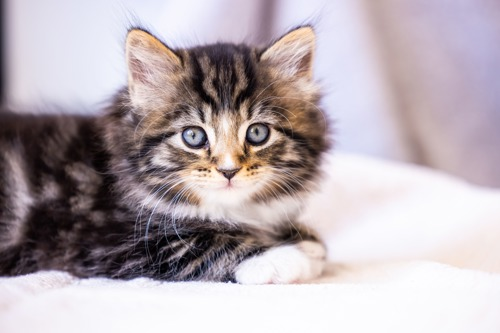
#> input picture photos/cat1.jpg, 500 x 333 px
$ python histogram.py
#> lines starting #> are read from the running program, lines starting #| are printed output that depends on the picture; after the words box and inside, x2 and y2 are one past the last pixel; in counts of white or black regions, pixels touching at a corner belong together
import cv2 as cv
import numpy as np
import matplotlib.pyplot as plt

img = cv.imread('photos/cat1.jpg')
#> img is the input picture: shape (333, 500, 3); mean B, G, R 177.9, 172.5, 183.2
cv.imshow('Cats', img)

blank = np.zeros(img.shape[:2], dtype='uint8')
cv.imshow('Blank', blank)


# gray = cv.cvtColor(img, cv.COLOR_BGR2GRAY)
# cv.imshow('Gray', gray)

circle = cv.circle(blank.copy(), (img.shape[1]//2, img.shape[0]//2), 150, 255, -1)
cv.imshow('Mask', circle)
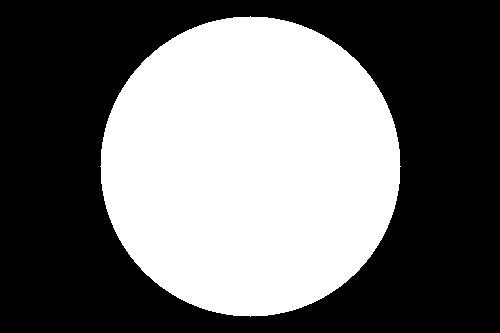
#> window 'Mask': shape (333, 500); 42.5% white; 1 white region, box (x1, y1, x2, y2) and area: (100, 16, 401, 317) 70681

mask = cv.bitwise_and(img, img, mask=circle)
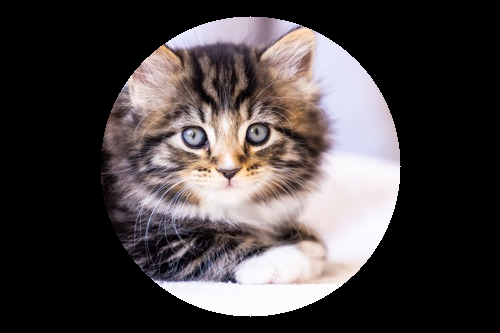
#> mask: shape (333, 500, 3); mean B, G, R 66.9, 66.3, 72.2
cv.imshow('Mask Applied to Grayscale', mask)

# Grayscale histogram
# gray_hist = cv.calcHist([img], [0], mask, [256], [0,256]) # The cv.calcHist function is used to calculate the histogram of the grayscale image. The parameters are as follows:
# [gray]: The source image for which the histogram is to be calculated. It should be a single-channel image (grayscale).
# [0]: The index of the channel for which the histogram is to be calculated. Since the image is grayscale, there is only one channel (index 0).
# None: A mask image. If you want to calculate the histogram for the entire image, you can set this to None. If you want to calculate the histogram for a specific region of the image, you can provide a binary mask where the pixels of interest are set to 255 and the rest are set to 0.
# [256]: The number of bins for the histogram. In this case, we are using 256 bins to cover the range of pixel intensity values from 0 to 255.
# [0,256]: The range of pixel intensity values to be considered for the histogram. The lower boundary is 0 and the upper boundary is 256 (exclusive), which means that the histogram will include pixel intensity values from 0 to 255.
# print(gray_hist)
# plt.figure()
# plt.title('Grayscale Histogram')
#plt.xlabel('Bins')
#plt.ylabel('# of Pixels')
#plt.plot(gray_hist)
#plt.xlim([0,256])

#plt.show()

# Color histogram
plt.figure()
plt.title('Color Histogram')
plt.xlabel('Bins')
plt.ylabel('# of Pixels')
colors = ('b', 'g', 'r')
for i, color in enumerate(colors):
    hist = cv.calcHist([img], [i], circle, [256], [0,256]) # The cv.calcHist function is used to calculate the histogram for each color channel (blue, green, red) of the original image. The parameters are as follows:
    # [img]: The source image for which the histogram is to be calculated. It should be a multi-channel image (color).
    # [i]: The index of the channel for which the histogram is to be calculated. Since the image is in BGR format, the indices are 0 for blue, 1 for green, and 2 for red.
    # None: A mask image. If you want to calculate the histogram for the entire image, you can set this to None. If you want to calculate the histogram for a specific region of the image, you can provide a binary mask where the pixels of interest are set to 255 and the rest are set to 0.
    # [256]: The number of bins for the histogram. In this case, we are using 256 bins to cover the range of pixel intensity values from 0 to 255.
    # [0,256]: The range of pixel intensity values to be considered for the histogram. The lower boundary is 0 and the upper boundary is 256 (exclusive), which means that the histogram will include pixel intensity values from 0 to 255.
    print(hist)
    plt.plot(hist, color=color)
    plt.xlim([0,256])
#> this loop made 3 passes
#> (printed output is left out)

plt.show()
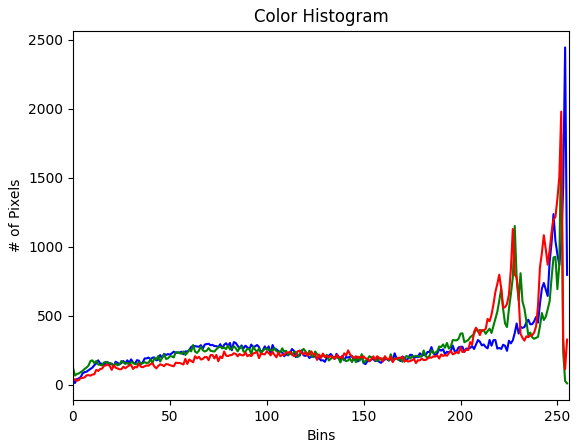
#> figure drawn by matplotlib, 1 panel; curve peaks at x = 254, y = 2443; curve peaks at x = 252, y = 1810; curve peaks at x = 252, y = 1978

cv.waitKey(0)

$ run again, with photos/cat2.jpg copied over photos/cat1.jpg
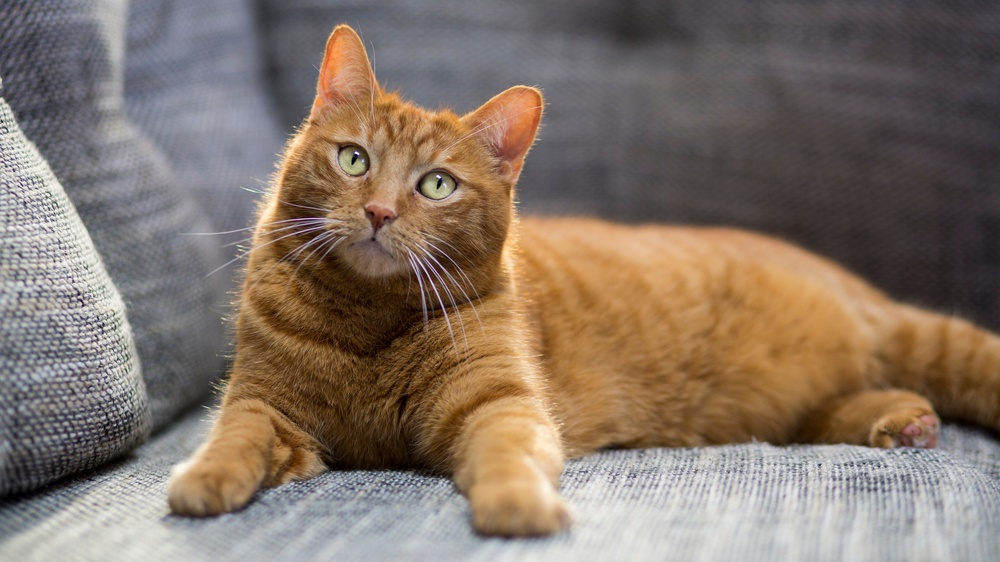
#> input picture photos/cat2.jpg, 1000 x 562 px, shrunk from 2121 x 1193 before the run
#> img is the input picture: shape (562, 1000, 3); mean B, G, R 103.8, 116.1, 131.8
#> `cv.imshow('Mask', circle)`:
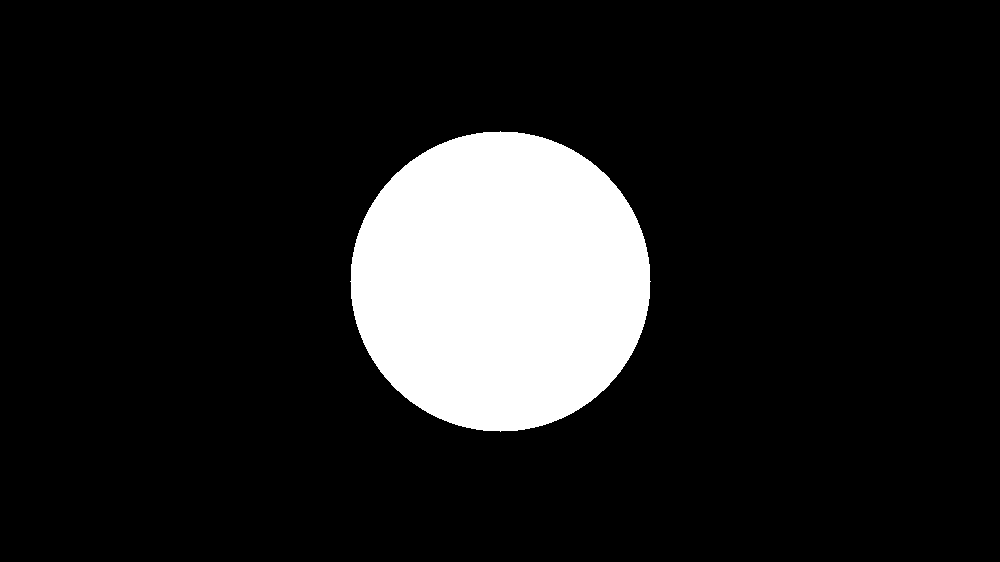
#> window 'Mask': shape (562, 1000); 12.6% white; 1 white region, box (x1, y1, x2, y2) and area: (350, 131, 651, 432) 70681
#> the loop `for i, color in enumerate(colors):` made 3 passes
#> (printed output is left out)
#> `plt.show()`:
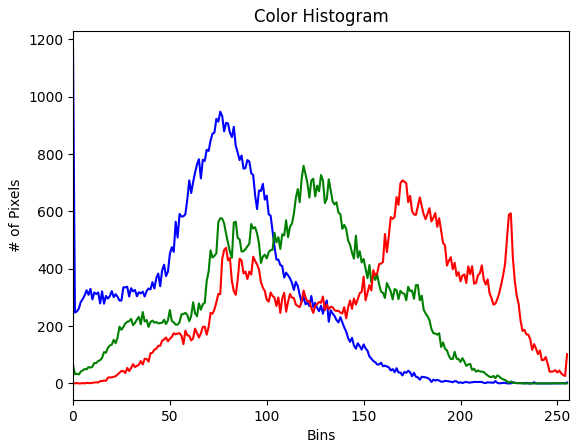
#> figure drawn by matplotlib, 1 panel; curve peaks at x = 0, y = 1172; curve peaks at x = 119, y = 759; curve peaks at x = 170, y = 708

$ run again, with photos/arg1.jpg copied over photos/cat1.jpg
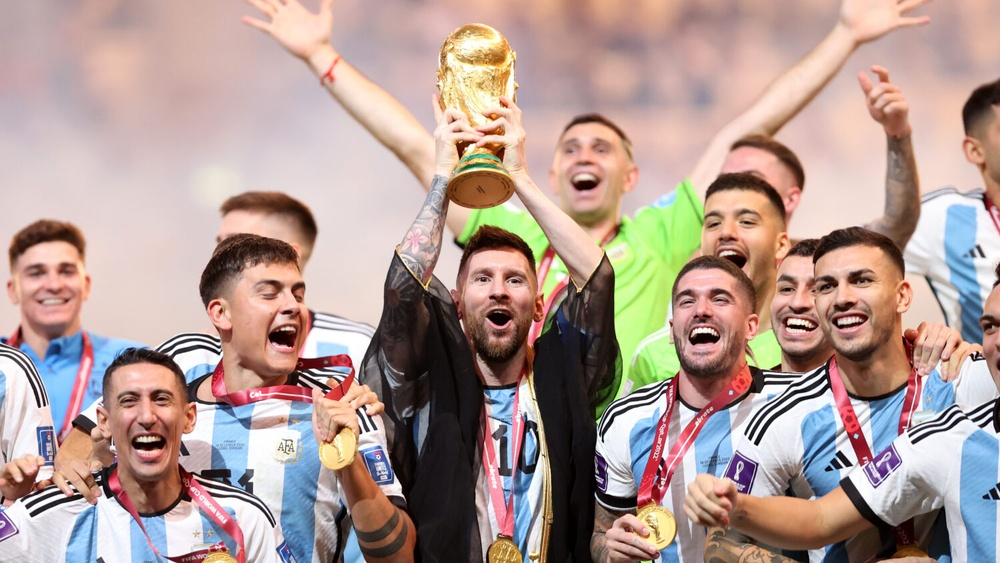
#> input picture photos/arg1.jpg, 1000 x 563 px, shrunk from 1500 x 844 before the run
#> img is the input picture: shape (563, 1000, 3); mean B, G, R 148, 154.8, 177.3
#> `cv.imshow('Mask', circle)`:
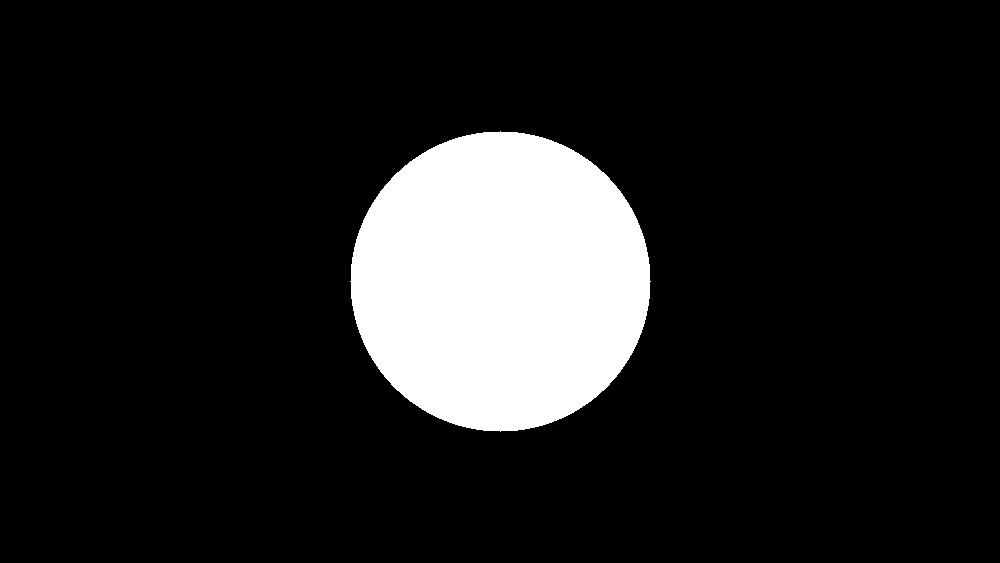
#> window 'Mask': shape (563, 1000); 12.6% white; 1 white region, box (x1, y1, x2, y2) and area: (350, 131, 651, 432) 70681
#> the loop `for i, color in enumerate(colors):` made 3 passes
#> (printed output is left out)
#> `plt.show()`:
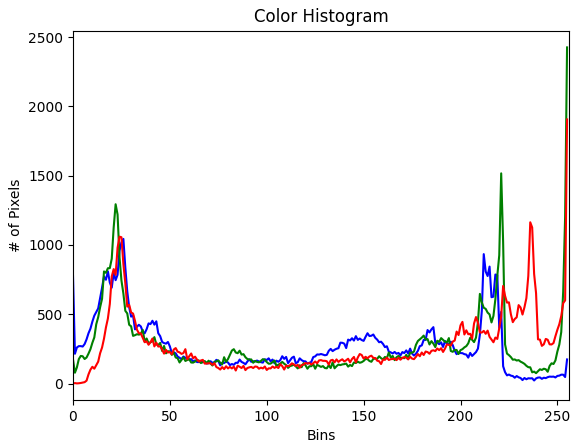
#> figure drawn by matplotlib, 1 panel; curve peaks at x = 26, y = 1044; curve peaks at x = 255, y = 2426; curve peaks at x = 255, y = 1906

$ run again, with photos/messi1.jpg copied over photos/cat1.jpg
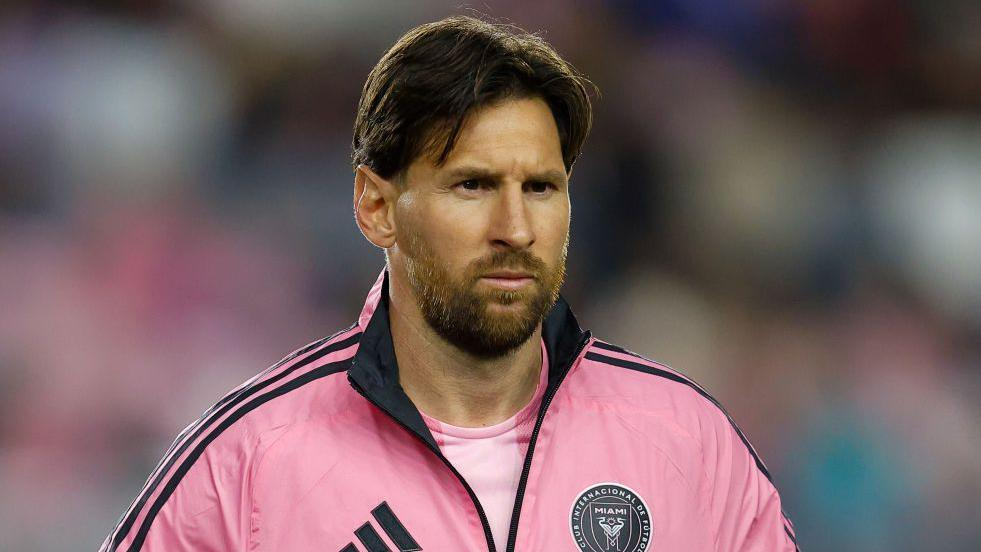
#> input picture photos/messi1.jpg, 981 x 552 px
#> img is the input picture: shape (552, 981, 3); mean B, G, R 97.3, 95.4, 117.8
#> `cv.imshow('Mask', circle)`:
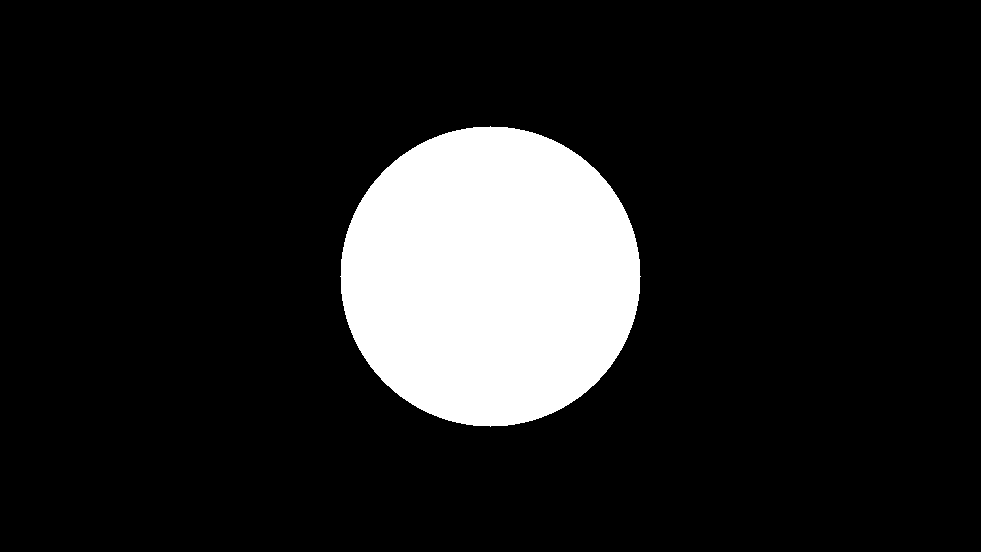
#> window 'Mask': shape (552, 981); 13.1% white; 1 white region, box (x1, y1, x2, y2) and area: (340, 126, 641, 427) 70681
#> the loop `for i, color in enumerate(colors):` made 3 passes
#> (printed output is left out)
#> `plt.show()`:
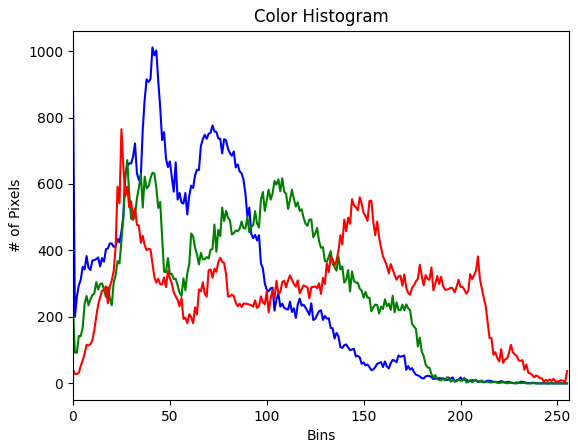
#> figure drawn by matplotlib, 1 panel; curve peaks at x = 41, y = 1011; curve peaks at x = 28, y = 672; curve peaks at x = 25, y = 765
